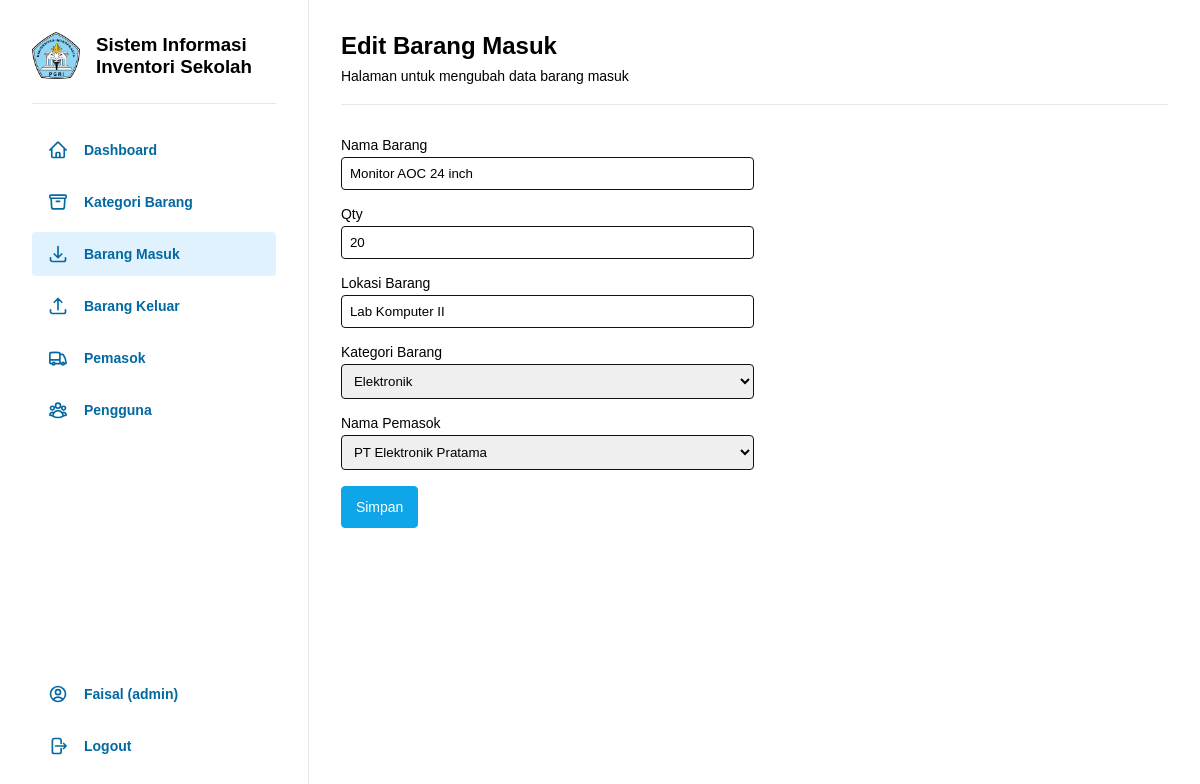
/pages/barang_masuk/edit.php?id=28 (signed in), run on the app's committed database.
### tables this page shows
CREATE TABLE `barang_masuk` (
  `id_barang_masuk` int(11) NOT NULL,
  `nama_barang` varchar(100) NOT NULL,
  `qty` int(11) NOT NULL,
  `lokasi_barang` varchar(100) NOT NULL,
  `tipe_barang` enum('in') NOT NULL DEFAULT 'in',
  `waktu_masuk` timestamp NOT NULL DEFAULT CURRENT_TIMESTAMP,
  `id_pengguna` int(11) DEFAULT NULL,
  `id_pemasok` int(11) DEFAULT NULL,
  `id_kategori` int(11) DEFAULT NULL
);

CREATE TABLE `kategori` (
  `id_kategori` int(11) NOT NULL,
  `nama_kategori` varchar(100) NOT NULL,
  `deskripsi` text
);

CREATE TABLE `pemasok` (
  `id_pemasok` int(11) NOT NULL,
  `nama_pemasok` varchar(100) NOT NULL,
  `kontak_pemasok` varchar(100) DEFAULT NULL,
  `alamat_pemasok` varchar(255) DEFAULT NULL
);

### pages/barang_masuk/edit.php (the view, shortened to what this page needs)
<?php
  include '../../config/database.php';
  include '../../includes/header.php';
  $id = $_GET['id'];
  $stmt = $pdo->prepare("SELECT * FROM barang_masuk JOIN pemasok ON barang_masuk.id_pemasok = pemasok.id_pemasok JOIN pengguna ON barang_masuk.id_pengguna = pengguna.id_pengguna JOIN kategori ON barang_masuk.id_kategori = kategori.id_kategori WHERE id_barang_masuk = ?");
  $stmt->execute([$id]);
  $barang_masuk = $stmt->fetch(PDO::FETCH_ASSOC);
?>
<div class="content flex-column">
    <h2 class="mb-8">Edit Barang Masuk</h2>
    <p class="small">Halaman untuk mengubah data barang masuk</p>
    <hr class="mt-20 mb-32">
    <form class="flex-column gap-16 w-50" action="edit.php?id=<?php echo $barang_masuk['id_barang_masuk']; ?>" method="post">
      <div class="flex-column gap-4">
        <label class="small" for="item_name">Nama Barang</label>
        <input type="text" id="item_name" name="item_name" value="<?php echo htmlspecialchars($barang_masuk['nama_barang']); ?>" required>
      </div>
      <div class="flex-column gap-4">
        <label class="small" for="qty">Qty</label>
        <input type="number" id="qty" name="qty" value="<?php echo htmlspecialchars($barang_masuk['qty']); ?>" required>
      </div>
      <div class="flex-column gap-4">
        <label class="small" for="item_location">Lokasi Barang</label>
        <input type="text" id="item_location" name="item_location" value="<?php echo htmlspecialchars($barang_masuk['lokasi_barang']); ?>" required>
      </div>
      <div class="flex-column gap-4">
        <label class="small" for="id_category">Kategori Barang</label>
        <select name="id_category" id="id_category" required>
          <option selected value="<?php echo htmlspecialchars($barang_masuk['id_kategori']); ?>"><?php echo htmlspecialchars($barang_masuk['nama_kategori']); ?></option>
        </select>
      </div>
      <div class="flex-column gap-4">
        <label class="small" for="id_supplier">Nama Pemasok</label>
        <select name="id_supplier" id="id_supplier" required>
          <option selected value="<?php echo htmlspecialchars($barang_masuk['id_pemasok']); ?>"><?php echo htmlspecialchars($barang_masuk['nama_pemasok']); ?></option>
        </select>
      </div>
      <button class="primary self-baseline" type="submit">Simpan</button>
    </form>
</div>
<?php include '../../includes/footer.php'; ?>

### assets/css/style.css (style rules this page uses)
* { box-sizing: border-box; margin: 0; padding: 0; font-family: sans-serif; }
.mt-20 { margin-top: 20px; }
.mb-8 { margin-bottom: 8px; }
.mb-32 { margin-bottom: 32px; }
.gap-4 { gap: 4px; }
.gap-16 { gap: 16px; }
.w-50 { width: 50%; }
.flex-column { display: flex; flex-direction: column; }
.self-baseline { align-self: baseline; }
hr { height: 1px; background-color: #e5e7eb; border: 0; margin-block: 8px; }
input[type="text"], input[type="password"], input[type="email"], input[type="number"], input[type="tel"], select, textarea { padding: 8px; border: 1px solid #111111; border-radius: 4px; }
button.primary, a.primary { padding: 12px 14px; color: white; background-color: #0ea5e9; border: 1px solid #0ea5e9; border-radius: 4px; font-weight: 500; font-size: 14px; text-decoration: none; }
.content { width: 100%; padding: 32px; }
.small { font-size: 14px; }

### data on the page
barang_masuk: item_name "Monitor AOC 24 inch", qty "20", item_location "Lab Komputer II", id_category "Elektronik", id_supplier "PT Elektronik Pratama"

### other printed values
$username "Faisal"
$role "admin"
